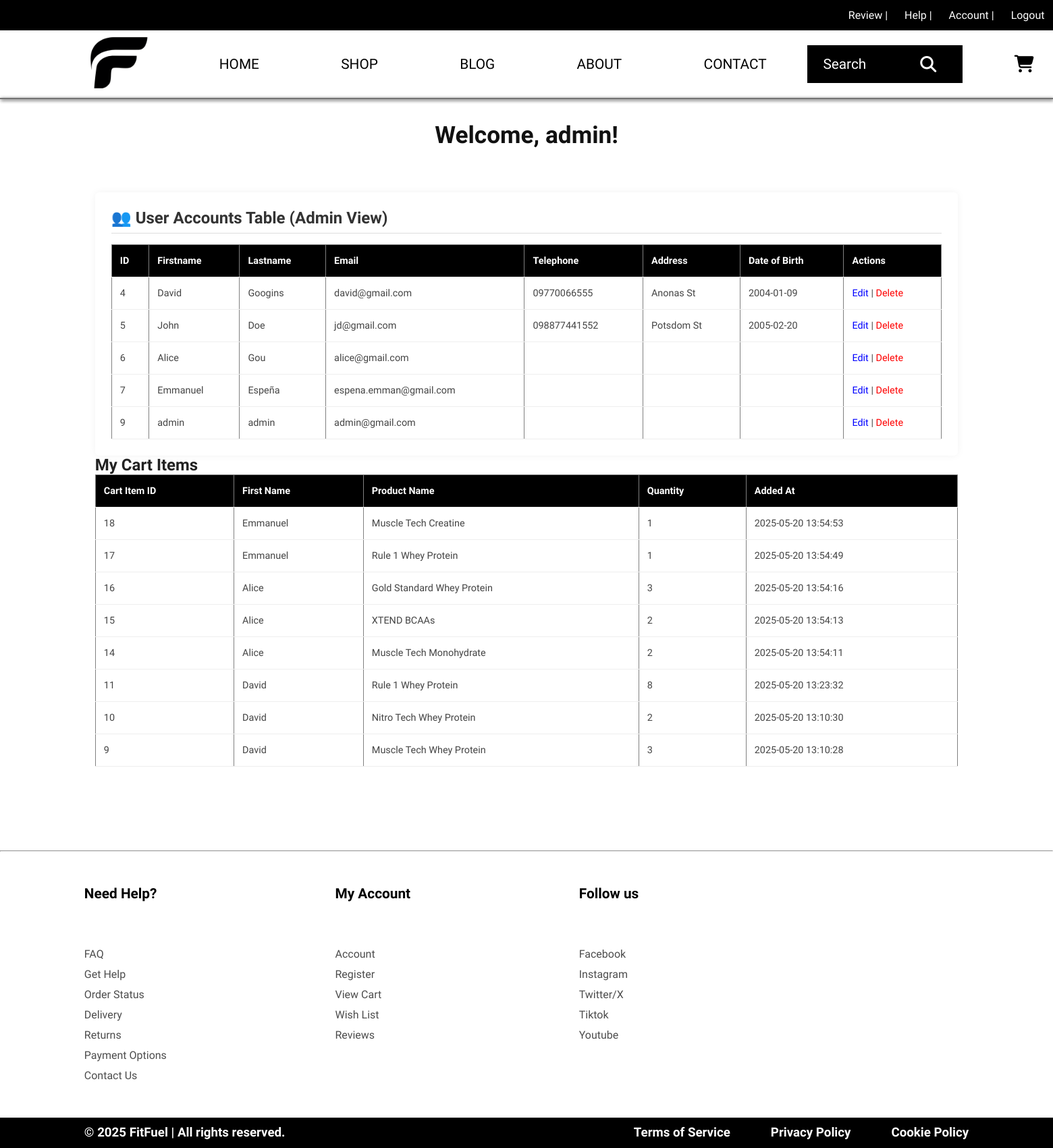
Page /account.php (signed in) on the committed database.
### tables this page shows
CREATE TABLE `user` (
  `user_id` int(11) NOT NULL,
  `username` varchar(50) NOT NULL,
  `password` varchar(255) NOT NULL,
  `register_id` int(11) NOT NULL,
  `is_admin` tinyint(1) NOT NULL DEFAULT 0
);

CREATE TABLE `register` (
  `register_id` int(11) NOT NULL,
  `firstname` varchar(50) NOT NULL,
  `lastname` varchar(50) NOT NULL,
  `email` varchar(50) NOT NULL,
  `telephone` varchar(15) DEFAULT NULL,
  `address` text DEFAULT NULL,
  `dob` date DEFAULT NULL
);

CREATE TABLE `cart_items` (
  `cart_item_id` int(11) NOT NULL,
  `user_id` int(11) NOT NULL,
  `product_id` int(11) NOT NULL,
  `quantity` int(11) DEFAULT 1,
  `added_at` timestamp NOT NULL DEFAULT current_timestamp()
);

CREATE TABLE `products` (
  `product_id` int(11) NOT NULL,
  `product_name` varchar(255) NOT NULL,
  `description` text DEFAULT NULL,
  `price` decimal(10,2) NOT NULL,
  `image_url` varchar(255) DEFAULT NULL,
  `category_id` int(11) DEFAULT NULL,
  `stock_quantity` int(11) DEFAULT 0
);

### account.php (the view, shortened to what this page needs)
<?php
include('database.php');
$user_id = $_SESSION['user_id'];
$stmt = $conn->prepare("
    SELECT r.firstname, r.lastname, r.email, r.telephone, r.address, r.dob, u.is_admin
    FROM register r
    JOIN user u ON r.register_id = u.register_id
    WHERE r.register_id = ?
");
$stmt->bind_param("i", $user_id);
$stmt->execute();
$result = $stmt->get_result();
$user = $result->fetch_assoc();
if ($user['is_admin']) {
    $cart_stmt = $conn->prepare("
        SELECT
            ci.cart_item_id,
            ci.quantity,
            ci.added_at,
            p.product_name,
            r.firstname
        FROM cart_items ci
        JOIN products p ON ci.product_id = p.product_id
        JOIN register r ON ci.user_id = r.register_id
        ORDER BY ci.added_at DESC
    ");
}
$cart_stmt->execute();
$cart_result = $cart_stmt->get_result();
?>
<!DOCTYPE html>
<html lang="en">
<head>
    <link rel="stylesheet" href="https://cdnjs.cloudflare.com/ajax/libs/font-awesome/6.5.0/css/all.min.css">
    <link rel="stylesheet" href="css/root.css">
    <link rel="stylesheet" href="css/style.css">
    <link rel="stylesheet" href="css/account.css">
</head>
<body>
    <div class="navbar">
        <div class="primary-nav">
            <li><a href="reviews.html" target="_blank">Review</a> |</li>
            <li><a href="faqs.html" target="_blank">Help</a> |</li>
            <li><a href="account.php">Account</a> |</li>
            <li><a href="logout.php">Logout</a></li>
        </div>
        <div class="secondary-nav">
            <div class="logo">
                <img src="imgs/FFLogoB.png" alt="Logo" style="height: 100px; width: 100%;">
            </div>
            <div class="navigation">
                <li><a href="index.php">HOME</a></li>
                <li><a href="shop.php">SHOP</a></li>
                <li><a href="blog.html">BLOG</a></li>
                <li><a href="about.html">ABOUT</a></li>
                <li><a href="contact.html">CONTACT</a></li>
                <div class="search-bar">
                    <li><a href="#" onclick="window.alert('Sorry, this feature is not available'); return false;">Search <i class="fa-solid fa-magnifying-glass"></i></a></li>
                </div>
                <div class="nav-icon">
                    <li><a href="cart.php"><i class="fa-solid fa-cart-shopping"></i></a></li>
                </div>
            </div>
        </div>
        <hr style="height: 1.5px; background-color: rgb(114, 114, 114); border: none; box-shadow: 1px 1.5px 5px;">
    </div>
 <div class="container">
    <h1>Welcome, <?php echo htmlspecialchars($user['firstname']); ?>!</h1>
<?php if ($user['is_admin'] == 1): ?>
<div class="admin-dashboard" style="margin-top: 2rem;">
    <h2>👥 User Accounts Table (Admin View)</h2>
    <table border="1" cellpadding="10" cellspacing="0" style="width: 100%; border-collapse: collapse; background: #fff;">
        <thead>
            <tr style="background-color: #ddd;">
                <th>ID</th>
                <th>Firstname</th>
                <th>Lastname</th>
                <th>Email</th>
                <th>Telephone</th>
                <th>Address</th>
                <th>Date of Birth</th>
                <th>Actions</th>
            </tr>
        </thead>
        <tbody>
            <?php
            $all_users_stmt = $conn->prepare("
                SELECT r.register_id, r.firstname, r.lastname, r.email, r.telephone, r.address, r.dob
                FROM register r
                JOIN user u ON r.register_id = u.register_id
            ");
            $all_users_stmt->execute();
            $all_users_result = $all_users_stmt->get_result();
            while ($row = $all_users_result->fetch_assoc()):
            ?>
                <tr>
                    <td><?php echo $row['register_id']; ?></td>
                    <td><?php echo htmlspecialchars($row['firstname']); ?></td>
                    <td><?php echo htmlspecialchars($row['lastname']); ?></td>
                    <td><?php echo htmlspecialchars($row['email']); ?></td>
                    <td><?php echo htmlspecialchars($row['telephone']); ?></td>
                    <td><?php echo htmlspecialchars($row['address']); ?></td>
                    <td><?php echo htmlspecialchars($row['dob']); ?></td>
                    <td>
                        <a href="edit_user.php?id=<?php echo $row['register_id']; ?>" style="color: blue;">Edit</a> |
                        <a href="delete_user.php?id=<?php echo $row['register_id']; ?>" style="color: red;" onclick="return confirm('Are you sure you want to delete this user?');">Delete</a>
                    </td>
                </tr>
            <?php endwhile; ?>
        </tbody>
    </table>
</div>
        <?php endif; ?>
        <h2>My Cart Items</h2>
<?php if ($cart_result->num_rows > 0): ?>
    <table border="1" cellpadding="10" cellspacing="0">
        <tr>
            <th>Cart Item ID</th>
            <th>First Name</th>
            <th>Product Name</th>
            <th>Quantity</th>
            <th>Added At</th>
        </tr>
        <?php while ($item = $cart_result->fetch_assoc()): ?>
            <tr>
                <td><?php echo $item['cart_item_id']; ?></td>
                <td><?php echo htmlspecialchars($item['firstname']); ?></td>
                <td><?php echo htmlspecialchars($item['product_name']); ?></td>
                <td><?php echo $item['quantity']; ?></td>
                <td><?php echo $item['added_at']; ?></td>
            </tr>
        <?php endwhile; ?>
    </table>
<?php else: ?>
    <p>No cart items found.</p>
<?php endif; ?>
    </div>
    <div class="footer">
      <hr style="margin-top: 8%;">
      <div class="primary-footer">
          <div class="ftr-col">
              <h4>Need Help?</h4>
              <br><br>
              <li><a href="faqs.html" target="_blank">FAQ</a></li>
              <li><a href="faqs.html" target="_blank">Get Help</a></li>
              <li><a href="debug.html" target="_blank">Order Status</a></li>
              <li><a href="debug.html" target="_blank">Delivery</a></li>
              <li><a href="debug.html" target="_blank">Returns</a></li>
              <li><a href="debug.html" target="_blank">Payment Options</a></li>
              <li><a href="contact.html" target="_blank">Contact Us</a></li>
          </div>
          <div class="ftr-col">
              <h4>My Account</h4>
              <br><br>
              <li><a href="account.php">Account</a></li>
              <li><a href="signup.php">Register</a></li>
              <li><a href="cart.php" target="_blank">View Cart</a></li>
              <li><a href="debug.html" target="_blank">Wish List</a></li>
              <li><a href="reviews.html" target="_blank">Reviews</a></li>
          </div>
          <div class="ftr-col">
              <h4>Follow us</h4>
              <br><br>
              <li><a href="https://www.facebook.com/share/16CgNcHnRo/?mibextid=qi2Omg" target="_blank">Facebook</a></li>
              <li><a href="https://www.instagram.com/fitfuel.ph?igsh=MTZqcXJ3M2FuNGNkaQ%3D%3D&utm_source=qr" target="_blank">Instagram</a></li>
              <li><a href="https://x.com/fitfuel_ph?s=21&t=Fgr1mL3INxQ3v-nXiXqD2g" target="_blank">Twitter/X</a></li>
              <li><a href="https://www.tiktok.com/@fitfuelph?_t=ZS-8w4AO2n3AsD&_r=1" target="_blank">Tiktok</a></li>
              <li><a href="https://youtube.com/@fitfuel-supplements?si=bY4Ym0-A3u4eYnwk" target="_blank">Youtube</a></li>
          </div>
      </div>
      <div class="secondary-footer">
          <h3>© 2025 FitFuel | All rights reserved.</h3>
          <div class="ftr-li-a">
              <li><a href="ToS.html" target="_blank"><h3>Terms of Service</h3></a></li>
              <li><a href="PP.html" target="_blank"><h3>Privacy Policy</h3></a></li>
              <li><a href="CP.html" target="_blank"><h3>Cookie Policy</h3></a></li>
          </div>
      </div>
  </div>
</body>
</html>

### css/root.css (style rules this page uses)
:root { --primary-color: #3498db; --secondary-color: #2ecc71; --backgroundv1-color: #FFFFFF; --backgroundv2-color: #000000; --textv1-color: #000000; --textv2-color: #FFFFFF; --debug-color: #DC143C; }

### css/style.css (style rules this page uses)
* { margin: 0; padding: 0; box-sizing: border-box; font-family: 'Cousine'; }
a { text-decoration: none; color: inherit; }
.primary-nav { background-color: var(--backgroundv2-color); list-style: none; display: flex; align-items: center; justify-content: flex-end; color: var(--textv2-color); height: 45px; }
.primary-nav li { margin: 0.8%; }
.secondary-nav { background-color: var(--backgroundv1-color); list-style: none; display: flex; align-items: center; height: 100px; margin: 0 8%; }
.secondary-nav .navigation { display: flex; align-items: center; margin: 3%; }
.secondary-nav .navigation li { padding: 10%; color: var(--textv1-color); font-size: 1.3rem; }
.secondary-nav .search-bar { background-color: var(--backgroundv2-color); display: flex; align-items: center; }
.secondary-nav .search-bar li a { color: var(--textv2-color); display: flex; align-items: center; height: 10px; width: 230px; }
.fa-magnifying-glass { padding-left: 80px; font-size: 1.5rem; }
.secondary-nav .nav-icon { display: flex; align-items: center; margin: 5%; }
.secondary-nav .nav-icon li { font-size: 1.6rem; margin-left: 80% ; }
.footer .primary-footer { display: flex; }
.footer .primary-footer .ftr-col { margin: 3% 8%; list-style: none; line-height: 30px; }
.footer .primary-footer .ftr-col h4 { font-size: 1.3rem; }
.footer .primary-footer .ftr-col li { opacity: 0.7; font-size: 1rem; }
.footer .secondary-footer { height: 45px; align-items: center; background-color: var(--backgroundv2-color); padding: 0 8%; display: flex; justify-content: space-between; color: var(--textv2-color); }
.footer .secondary-footer .ftr-li-a { display: flex; }
.footer .secondary-footer .ftr-li-a li { margin-left: 60px; }
.footer .secondary-footer li { list-style: none; }

### account.php (style rules this page uses)
.container { margin: 2rem 8%; padding: 0 1rem; font-family: 'Cousine', monospace, Arial, sans-serif; color: #222; display: flex; flex-direction: column; min-height: 80vh; }
h1 { margin-bottom: 2rem; font-weight: 700; font-size: 2.2rem; text-align: center; color: #111; }
.admin-dashboard { margin-top: auto; background: #fff; padding: 1.5rem; border-radius: 6px; box-shadow: 0 0 12px rgb(0 0 0 / 0.05); color: #333; }
.admin-dashboard h2 { font-weight: 600; font-size: 1.5rem; margin-bottom: 1rem; border-bottom: 1px solid #ddd; padding-bottom: 0.5rem; }
table { width: 100%; border-collapse: collapse; font-size: 0.9rem; }
thead tr { background-color: #f5f5f5; }
th, td { padding: 15px 12px; text-align: left; border-bottom: 1px solid #eee; color: #444; }
th { font-weight: 600; background: black; color: white; }

### rows in the picture
user: register.firstname "admin"
register: register_id "4", firstname "David", lastname "Googins", email "david@gmail.com", telephone "09770066555", address "Anonas St", dob "2004-01-09"
register: register_id "5", firstname "John", lastname "Doe", email "jd@gmail.com", telephone "098877441552", address "Potsdom St", dob "2005-02-20"
register: register_id "6", firstname "Alice", lastname "Gou", email "alice@gmail.com"
register: register_id "7", firstname "Emmanuel", lastname "Espeña", email "espena.emman@gmail.com"
register: register_id "9", firstname "admin", lastname "admin", email "admin@gmail.com"
cart_items: cart_item_id "18", register.firstname "Emmanuel", product.product_name "Muscle Tech Creatine", quantity "1", added_at "2025-05-20 13:54:53"
cart_items: cart_item_id "17", register.firstname "Emmanuel", product.product_name "Rule 1 Whey Protein", quantity "1", added_at "2025-05-20 13:54:49"
cart_items: cart_item_id "16", register.firstname "Alice", product.product_name "Gold Standard Whey Protein", quantity "3", added_at "2025-05-20 13:54:16"
cart_items: cart_item_id "15", register.firstname "Alice", product.product_name "XTEND BCAAs", quantity "2", added_at "2025-05-20 13:54:13"
cart_items: cart_item_id "14", register.firstname "Alice", product.product_name "Muscle Tech Monohydrate", quantity "2", added_at "2025-05-20 13:54:11"
cart_items: cart_item_id "11", register.firstname "David", product.product_name "Rule 1 Whey Protein", quantity "8", added_at "2025-05-20 13:23:32"
cart_items: cart_item_id "10", register.firstname "David", product.product_name "Nitro Tech Whey Protein", quantity "2", added_at "2025-05-20 13:10:30"
cart_items: cart_item_id "9", register.firstname "David", product.product_name "Muscle Tech Whey Protein", quantity "3", added_at "2025-05-20 13:10:28"
